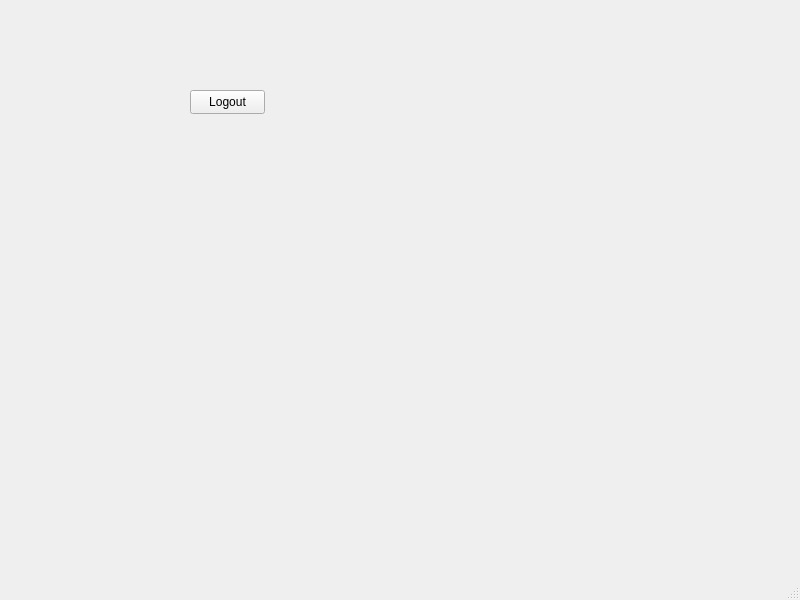
<?xml version="1.0" encoding="UTF-8"?>
<ui version="4.0">
 <class>MainWindow</class>
 <widget class="QMainWindow" name="MainWindow">
  <property name="geometry">
   <rect>
    <x>0</x>
    <y>0</y>
    <width>800</width>
    <height>600</height>
   </rect>
  </property>
  <property name="windowTitle">
   <string>MainWindow</string>
  </property>
  <widget class="QWidget" name="centralwidget">
   <widget class="QPushButton" name="logoutBtn">
    <property name="geometry">
     <rect>
      <x>190</x>
      <y>90</y>
      <width>75</width>
      <height>24</height>
     </rect>
    </property>
    <property name="text">
     <string>Logout</string>
    </property>
   </widget>
  </widget>
  <widget class="QMenuBar" name="menubar">
   <property name="geometry">
    <rect>
     <x>0</x>
     <y>0</y>
     <width>800</width>
     <height>22</height>
    </rect>
   </property>
  </widget>
  <widget class="QStatusBar" name="statusbar"/>
 </widget>
 <resources/>
 <connections/>
</ui>
